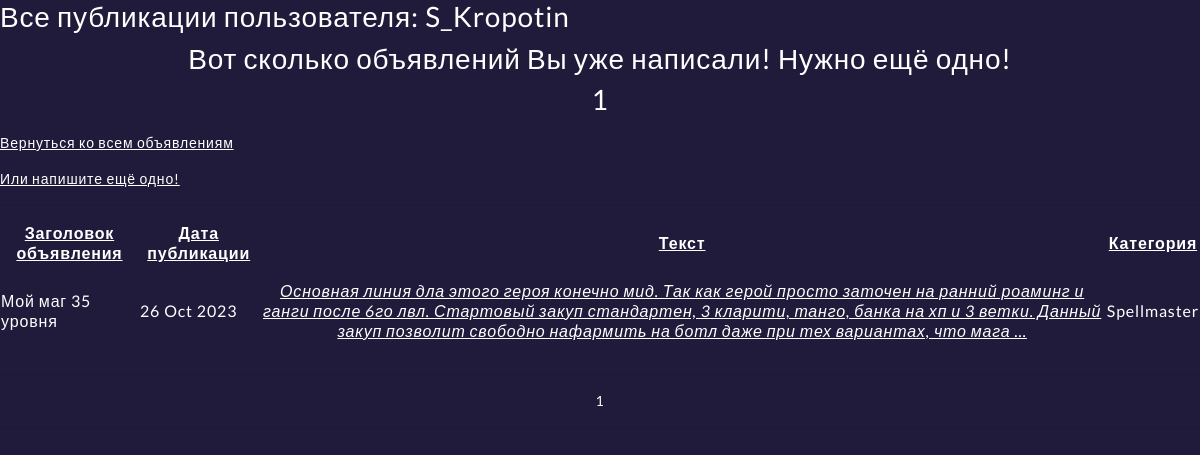
Page /articles/my_articles/ (signed in) on the committed database.
### board/models.py (models this page shows, shortened)
class Article(models.Model):
    TYPE = (
        ('Tank', 'Танк'),
        ('Heal', 'Хилер'),
        ('DD', 'ДД'),
        ('Byer', 'Торговец'),
        ('Gildmaster', 'Гилдмастер'),
        ('Kvestiver', 'Квестивер'),
        ('Blacksmith', 'Кузнец'),
        ('Tanner', 'Кожевник'),
        ('Potion', 'Зельевар'),
        ('Spellmaster', 'Мастер заклинаний'),
    )
    author = models.ForeignKey(User, on_delete=models.CASCADE)
    title = models.CharField(max_length=64)
    text = models.TextField()
    dateCreation = models.DateTimeField(auto_now_add=True)
    category = models.CharField(max_length=128, choices=TYPE, default='Tank')
    image = models.ImageField(upload_to='uploads/', blank=True, null=False)
    def get_absolute_url(self):
        return reverse('article', kwargs={'pk': self.pk})

### board/views.py (the view)
# urls.py: path('my_articles/', MyArticles.as_view(), name='my_articles'),
class MyArticles(LoginRequiredMixin, ListView):
    permission_required = ('board.view_article',)
    model = Article
    ordering = '-dateCreation'
    template_name = 'flatpages/my_articles.html'
    context_object_name = 'MyArticles'
    paginate_by = 5
    def get_queryset(self):
        return Article.objects.filter(author=self.request.user)

### templates/flatpages/my_articles.html (shortened to what this page needs)
{% extends 'flatpages/articles.html' %}
{% block title %}
<h3>Все публикации пользователя: {{ user.get_username }}</h3>
<div style="text-align: center;"><h3>Вот сколько объявлений Вы уже написали! Нужно ещё одно!</h3></div>
<div style="text-align: center;"><h3>{{ MyArticles|length }}</h3></div>
<p><a href="http://127.0.0.1:8000/articles/">Вернуться ко всем объявлениям</a></p>
<p><a href="http://127.0.0.1:8000/articles/create">Или напишите ещё одно!</a></p>
{% endblock title %}
{% block content %}
    <hr>
    {% if MyArticles %}
        <table>
           <tr>
               <td><div style="text-align: center;"><strong><span style="text-decoration: underline;">Заголовок объявления</span></strong></div></td>
               <td><div style="text-align: center;"><strong><span style="text-decoration: underline;">Дата публикации</span></strong></div></td>
               <td><div style="text-align: center;"><strong><span style="text-decoration: underline;">Текст</span></strong></div></td>
               <td><div style="text-align: center;"><strong><span style="text-decoration: underline;">Категория</span></strong></div></td>
           </tr>
            {% for article in MyArticles %}
           <tr>
               <td>
                   {{ article.title|truncatewords:10 }}
               </td>
               <td>{{ article.dateCreation|date:'d M Y' }}</td>
               <td><div style="text-align: center;"><p><em><a href="{{ link }}{{ article.get_absolute_url }}">{{ article.text|truncatewords:45 }}</a></em></p></div></td>
               <td>{{ article.category }}</td>
           </tr>
            {% endfor %}
               </table>
    {% else %}
       <h2>Вы пока не написали ни одного объявления!</h2>
    {% endif %}
<hr>
<div class="text-center">
   {{ page_obj.number }}
    <hr>
</div>
{% endblock content %}

### rows in the picture
Article: title "Мой маг 35 уровня", dateCreation "26 Oct 2023", text "Основная линия дла этого героя конечно мид. Так как герой просто заточен на ранний роаминг и ганги после 6го лвл. Стартовый закуп стандартен, 3 кларити, танго, банка на хп и 3 ветки. Данный закуп позволит свободно нафармить на ботл даже при тех вариантах, что мага …", category "Spellmaster"

### other values in the picture
{{ user.get_username }} "S_Kropotin"
{{ MyArticles|length }} "1"
{{ page_obj.number }} "1"
